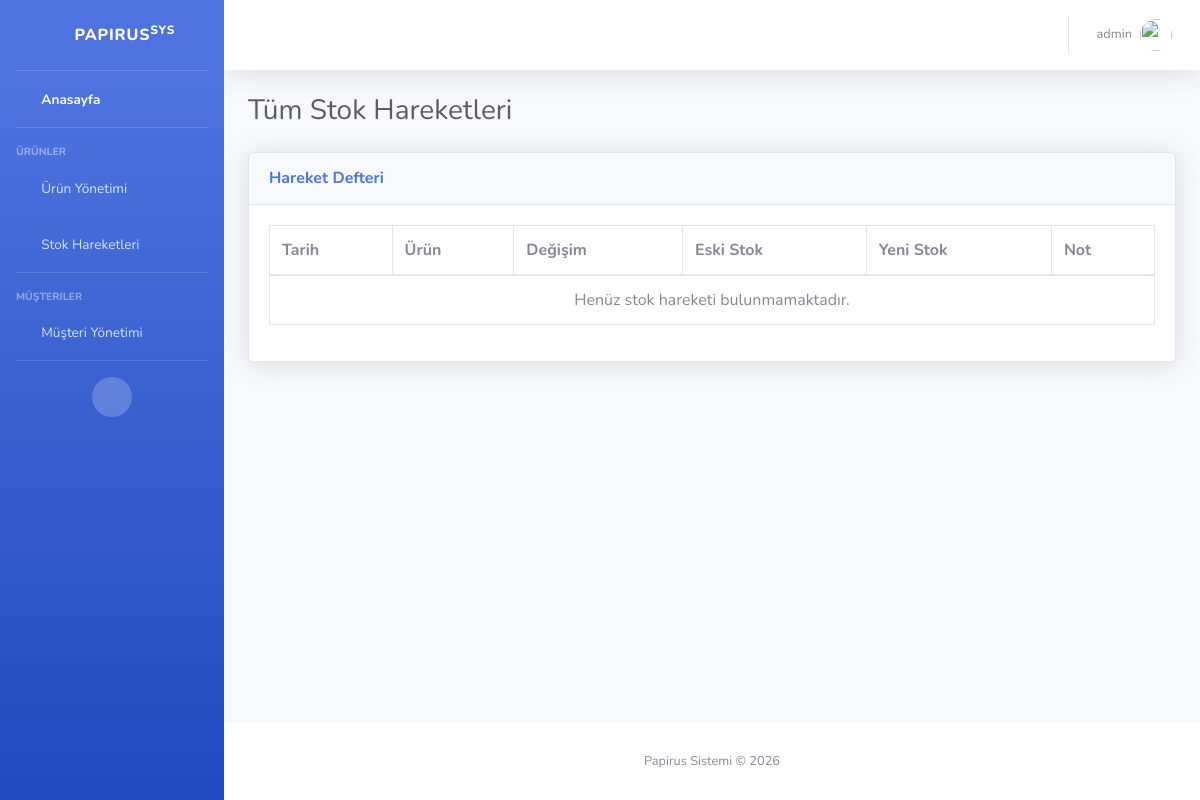
The page /stock-movements/ (signed in) on the database as committed earlier.
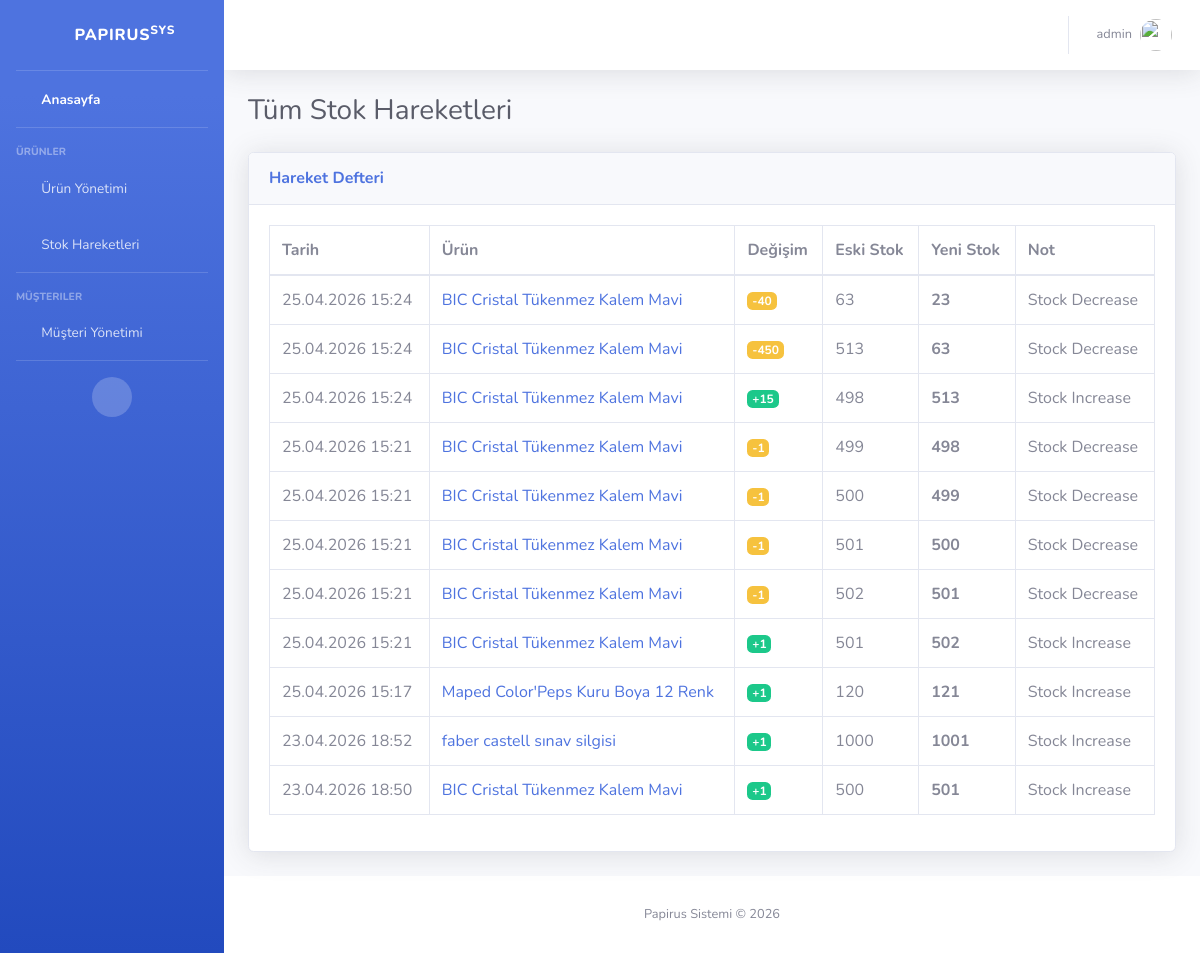
The same page on the database as committed later.
### inventory/models.py (models this page shows, shortened)
class StockMovement(models.Model):
    product = models.ForeignKey(Product, on_delete=models.CASCADE, related_name='movements', verbose_name=_("Product"))
    change_amount = models.IntegerField(verbose_name=_("Change Amount"))
    old_stock = models.IntegerField(verbose_name=_("Old Stock"))
    new_stock = models.IntegerField(verbose_name=_("New Stock"))
    date = models.DateTimeField(auto_now_add=True, verbose_name=_("Date"))
    note = models.CharField(max_length=255, blank=True, default="", verbose_name=_("Note"))

class Product(models.Model):
    name = models.CharField(max_length=255, verbose_name=_("Product Name"))
    category = models.CharField(max_length=255, verbose_name=_("Category"))
    price = models.FloatField(verbose_name=_("Price"))
    manufacturer = models.CharField(max_length=255, verbose_name=_("Manufacturer"))
    stock_quantity = models.IntegerField(default=0, verbose_name=_("Stock Quantity"))
    unit = models.CharField(max_length=50, default="adet", verbose_name=_("Unit"))
    barcode = models.CharField(max_length=100, blank=True, default="", verbose_name=_("Barcode"))
    tax_rate = models.FloatField(default=20.0, verbose_name=_("Tax Rate (%)"))
    supplier = models.CharField(max_length=255, blank=True, default="", verbose_name=_("Supplier"))
    shelf_location = models.CharField(max_length=50, blank=True, default="", verbose_name=_("Shelf Location"))
    min_stock = models.IntegerField(default=0, verbose_name=_("Minimum Stock"))

### inventory/views.py (the view)
# urls.py: path('stock-movements/', views.all_stock_movements, name='all_stock_movements'),
@login_required
def all_stock_movements(request):
    movements = StockMovement.objects.select_related('product').order_by('-date')
    return render(request, 'inventory/all_stock_movements.html', {'movements': movements})

### templates/inventory/all_stock_movements.html (shortened to what this page needs)
{% extends 'base.html' %}
{% load static %}
{% load i18n %}
{% block extra_css %}
<link href="{% static 'vendor/datatables/dataTables.bootstrap4.min.css' %}" rel="stylesheet">
{% endblock %}
{% block content %}
<div class="d-sm-flex align-items-center justify-content-between mb-4">
    <h1 class="h3 mb-0 text-gray-800">{% trans "All Stock Movements" %}</h1>
</div>
<div class="card shadow mb-4">
    <div class="card-header py-3">
        <h6 class="m-0 font-weight-bold text-primary">{% trans "Movement Log" %}</h6>
    </div>
    <div class="card-body">
        <div class="table-responsive">
            <table class="table table-bordered" id="dataTable" width="100%" cellspacing="0">
                <thead>
                    <tr>
                        <th>{% trans "Date" %}</th>
                        <th>{% trans "Product" %}</th>
                        <th>{% trans "Change" %}</th>
                        <th>{% trans "Old Stock" %}</th>
                        <th>{% trans "New Stock" %}</th>
                        <th>{% trans "Note" %}</th>
                    </tr>
                </thead>
                <tbody>
                    {% for m in movements %}
                    <tr>
                        <td>{{ m.date|date:"d.m.Y H:i" }}</td>
                        <td><a href="{% url 'stock_history' m.product.pk %}">{{ m.product.name }}</a></td>
                        <td>
                            {% if m.change_amount > 0 %}
                                <span class="badge badge-success">+{{ m.change_amount }}</span>
                            {% else %}
                                <span class="badge badge-warning">{{ m.change_amount }}</span>
                            {% endif %}
                        </td>
                        <td>{{ m.old_stock }}</td>
                        <td><strong>{{ m.new_stock }}</strong></td>
                        <td>{{ m.note }}</td>
                    </tr>
                    {% empty %}
                    <tr>
                        <td colspan="6" class="text-center">{% trans "No stock movements yet." %}</td>
                    </tr>
                    {% endfor %}
                </tbody>
            </table>
        </div>
    </div>
</div>
{% endblock %}

Rows that differ between the two databases and show on the page:
added StockMovement: date "25.04.2026 15:24", product.name "BIC Cristal Tükenmez Kalem Mavi", change_amount "-40", old_stock "63", new_stock "23", note "Stock Decrease"
added StockMovement: date "25.04.2026 15:24", product.name "BIC Cristal Tükenmez Kalem Mavi", change_amount "-450", old_stock "513", new_stock "63", note "Stock Decrease"
added StockMovement: date "25.04.2026 15:24", product.name "BIC Cristal Tükenmez Kalem Mavi", change_amount "15", old_stock "498", new_stock "513", note "Stock Increase"
added StockMovement: date "25.04.2026 15:21", product.name "BIC Cristal Tükenmez Kalem Mavi", change_amount "-1", old_stock "499", new_stock "498", note "Stock Decrease"
added StockMovement: date "25.04.2026 15:21", product.name "BIC Cristal Tükenmez Kalem Mavi", change_amount "-1", old_stock "500", new_stock "499", note "Stock Decrease"
added StockMovement: date "25.04.2026 15:21", product.name "BIC Cristal Tükenmez Kalem Mavi", change_amount "-1", old_stock "501", new_stock "500", note "Stock Decrease"
added StockMovement: date "25.04.2026 15:21", product.name "BIC Cristal Tükenmez Kalem Mavi", change_amount "-1", old_stock "502", new_stock "501", note "Stock Decrease"
added StockMovement: date "25.04.2026 15:21", product.name "BIC Cristal Tükenmez Kalem Mavi", change_amount "1", old_stock "501", new_stock "502", note "Stock Increase"
added StockMovement: date "25.04.2026 15:17", product.name "Maped Color'Peps Kuru Boya 12 Renk", change_amount "1", old_stock "120", new_stock "121", note "Stock Increase"
added StockMovement: date "23.04.2026 18:52", product.name "faber castell sınav silgisi", change_amount "1", old_stock "1000", new_stock "1001", note "Stock Increase"
added StockMovement: date "23.04.2026 18:50", product.name "BIC Cristal Tükenmez Kalem Mavi", change_amount "1", old_stock "500", new_stock "501", note "Stock Increase"
Other text that changed with them:
text no longer shown: "Henüz stok hareketi bulunmamaktadır."
